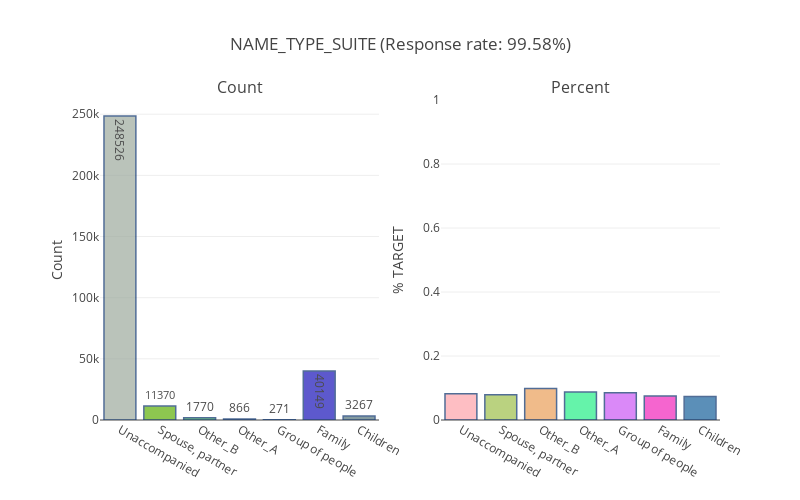
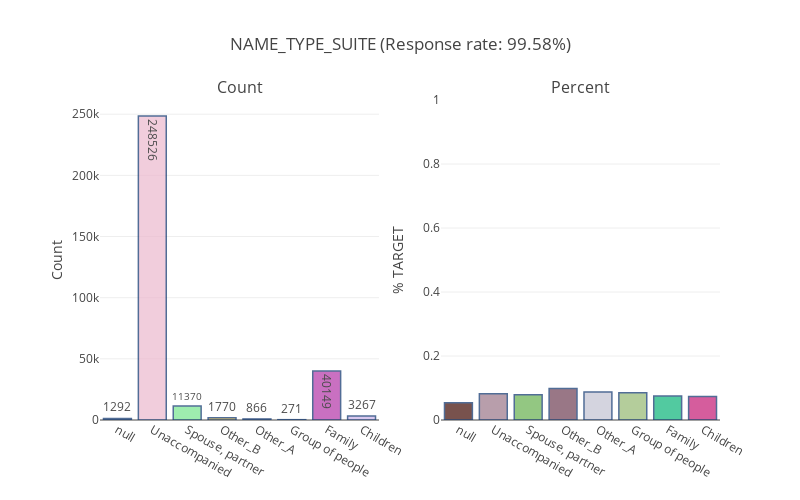

Notebook source saved alongside these figures, in order:
### Markdown cell above
### <a id='2_1_5'>2.1.5. Who accompanied client when applying for loan?</a>

### Code cell
temp_col = features_dtype_object[4]
plot_count_percent_for_object(application_train, temp_col)
plot_count_percent_for_object(application_object_na_filled, temp_col)

### Figure 1 — Plotly figure (JSON) as saved in the notebook; plotly's stock layout.template omitted (floating-point values rounded to 4 significant figures)
{"data": [{"marker": {"color": ["#9DAA9E", "#5EB007", "#29B247", "#FF60B3", "#079D52", "#1A14B9", "#517179", "#C15330", "#14BC36", "#AD3B8D", "#2F14A7", "#BA8A48", "#5DC1A6", "#B67B5F", "#CA78D3", "#B7AD2D", "#D7B9C5", "#F081BC", "#C2C280", "#0795BC", "#096D8B", "#779E6E", "#B810B2", "#85D9E1", "#6DAEDA", "#26B193", "#E93ED9", "#64FECB", "#932CAD", "#84DEE2", "#EA5E97", "#EA2C0C", "#0453E9", "#3E3D45", "#510A7A", "#EC5C2E", "#71406D", "#D6EA45", "#89BE97", "#B3BC71", "#488F7E", "#580D3F", "#84F175", "#BDE089", "#7A71AE", "#BB3154", "#EA0B21", "#2DBEA2", "#74096A", "#85F344", "#2FC449", "#397026", "#890E14", "#988C39", "#B0FC8C", "#30C832", "#E43658", "#58183B", "#D1E391", "#77434B", "#60E333", "#8DEB02", "#F3EDA6", "#54CB13", "#DDE53F", "#AE827A", "#8BCA75", "#F8545F", "#8A4638", "#424CD2", "#6D523E", "#13D04E", "#D99043", "#22C702", "#514F67", "#F6506F", "#F35153", "#084A39", "#324D5B", "#8BE58A", "#2672EE", "#D85CFD", "#535FE6", "#85BB18", "#0BFD1C", "#D069E0", "#30F3E9", "#4AF6EC", "#6D29C0", "#3A1D31", "#BF1E6E", "#0928F7", "#DFA1A4", "#492E13", "#904FEB", "#AF199E", "#5A5F13", "#233ED9", "#450886", "#E5D048"], "line": {"color": "rgb(8,48,107)", "width": 1.5}}, "name": "Percent", "opacity": 0.7, "orientation": "v", "text": [248526, 11370, 1770, 866, 271, 40149, 3267], "textfont": {"color": "rgb(0, 0, 0)", "size": 12}, "textposition": "auto", "type": "bar", "x": ["Unaccompanied", "Spouse, partner", "Other_B", "Other_A", "Group of people", "Family", "Children"], "xaxis": "x1", "y": [248526, 11370, 1770, 866, 271, 40149, 3267], "yaxis": "y1"}, {"marker": {"color": ["#FEA3AB", "#9EBF4B", "#EA9F5A", "#24EE87", "#CB58F6", "#F224BC", "#17609B", "#3E930E", "#6C3FC0", "#340409", "#5A127C", "#1395DD", "#D768B4", "#2BE10E", "#8DE6BE", "#D7AEA4", "#8BC039", "#D3F1E6", "#41348B", "#33C3A8", "#F28B26", "#7B5C8E", "#108ECE", "#715D39", "#ADF058", "#43409A", "#3BD3D7", "#24A6EA", "#24C977", "#CC2359", "#FB5B85", "#9A3084", "#6BA6BD", "#E8E774", "#FAE8D8", "#5FEB0D", "#61F3A4", "#E3008C", "#55FA15", "#9A1670", "#9634DB", "#849C04", "#9F476F", "#07C51C", "#43E001", "#20878B", "#8164F5", "#DEC5C0", "#8D617D", "#F4844E", "#48D7AF", "#55E898", "#CF7383", "#6A60FD", "#7EBCC1", "#79FECD", "#AF5151", "#296A2B", "#DFC1E5", "#29178B", "#5E211F", "#6D504C", "#10DDE2", "#491481", "#F032B7", "#29ED1C", "#A9B71A", "#363A5F", "#1FDD23", "#B2DB6D", "#0154FD", "#897654", "#1E4C09", "#00C3D4", "#E235A9", "#14EA6E", "#03E651", "#CBC67B", "#6015A0", "#EED287", "#DFD013", "#6414E8", "#EA1EDE", "#4E63DE", "#1C75C6", "#90BA8A", "#E5300F", "#58E8AA", "#C0BCBE", "#3FFE97", "#5EC657", "#FDF9FF", "#C8FFB8", "#1FAA2A", "#292BF0", "#4EFC6E", "#406283", "#D4F745", "#7529DB", "#3A7DBA"], "line": {"color": "rgb(8,48,107)", "width": 1.5}}, "opacity": 0.7, "orientation": "v", "text": [["Unaccompanied", 0.08183], ["Spouse, partner", 0.07872], ["Other_B", 0.09831], ["Other_A", 0.08776], ["Group of people", 0.08487], ["Family", 0.07495], ["Children", 0.07377]], "textfont": {"color": "rgb(0, 0, 0)", "size": 12}, "textposition": "auto", "type": "bar", "x": ["Unaccompanied", "Spouse, partner", "Other_B", "Other_A", "Group of people", "Family", "Children"], "xaxis": "x2", "y": [0.08183, 0.07872, 0.09831, 0.08776, 0.08487, 0.07495, 0.07377], "yaxis": "y2"}], "layout": {"annotations": [{"font": {"size": 16}, "showarrow": false, "text": "Count", "x": 0.225, "xanchor": "center", "xref": "paper", "y": 1, "yanchor": "bottom", "yref": "paper"}, {"font": {"size": 16}, "showarrow": false, "text": "Percent", "x": 0.775, "xanchor": "center", "xref": "paper", "y": 1, "yanchor": "bottom", "yref": "paper"}], "height": 500, "margin": {"l": 100}, "showlegend": false, "title": "NAME_TYPE_SUITE (Response rate: 99.58%)", "width": 800, "xaxis1": {"anchor": "y1", "domain": [0, 0.45]}, "xaxis2": {"anchor": "y2", "domain": [0.55, 1]}, "yaxis1": {"anchor": "x1", "domain": [0, 1], "title": "Count"}, "yaxis2": {"anchor": "x2", "domain": [0, 1], "range": [0, 1], "title": "% TARGET"}}}

### Figure 2 — Plotly figure (JSON) as saved in the notebook; plotly's stock layout.template omitted (floating-point values rounded to 4 significant figures)
{"data": [{"marker": {"color": ["#E128B5", "#ECB8CE", "#76E68E", "#EBB721", "#E7381E", "#436CDA", "#B334A8", "#CAB2E9", "#B6A6D9", "#EF377F", "#EC9052", "#479273", "#496079", "#594C40", "#6D7E8E", "#9D3F23", "#5D0A35", "#1F396A", "#8BCFB1", "#1FDE2E", "#EDCAB7", "#E21248", "#D67DC2", "#5240F9", "#212304", "#54A3BA", "#C11330", "#8291E5", "#891AD3", "#24C425", "#899948", "#50D755", "#C0A0B7", "#C695FE", "#9F1489", "#0AD920", "#93202F", "#571BAA", "#985739", "#319C4B", "#CE1327", "#0FE2C1", "#BF71A8", "#820657", "#600888", "#7E230A", "#863518", "#D84A17", "#D39264", "#CB3A83", "#688F49", "#BC3B06", "#C8F571", "#5554E7", "#D7537C", "#5BC3B6", "#7A3FA1", "#F8DACA", "#8B8C77", "#D56F9B", "#D7B0B9", "#B4E21C", "#2FB53B", "#C7E4D2", "#991504", "#4DE421", "#B795EC", "#BF741C", "#72FEBC", "#42F20B", "#51714D", "#065A73", "#462374", "#F47351", "#C1A658", "#CEF7CA", "#A24E56", "#B66A48", "#105ACF", "#C9A374", "#F4B936", "#4365A4", "#05050D", "#022A05", "#8D5AC9", "#7F4EE0", "#5AB26A", "#4BD6BD", "#4C07CE", "#1C5141", "#6C8A58", "#33181E", "#AA0D50", "#55D508", "#39D57B", "#3748E2", "#CFFD30", "#E3F338", "#9D051A", "#FDDC71"], "line": {"color": "rgb(8,48,107)", "width": 1.5}}, "name": "Percent", "opacity": 0.7, "orientation": "v", "text": [1292, 248526, 11370, 1770, 866, 271, 40149, 3267], "textfont": {"color": "rgb(0, 0, 0)", "size": 12}, "textposition": "auto", "type": "bar", "x": ["null", "Unaccompanied", "Spouse, partner", "Other_B", "Other_A", "Group of people", "Family", "Children"], "xaxis": "x1", "y": [1292, 248526, 11370, 1770, 866, 271, 40149, 3267], "yaxis": "y1"}, {"marker": {"color": ["#3F0902", "#9B7688", "#66B04E", "#6E3E53", "#C2C2D2", "#95B972", "#0AB578", "#C41975", "#941C9E", "#9DFDEF", "#8BC781", "#334E4B", "#A178BE", "#60FEA9", "#39D48A", "#EA42CB", "#92499C", "#CD1652", "#B5D108", "#801AFC", "#BDB61B", "#2EE72D", "#693BD1", "#9918B6", "#AD9D8D", "#55A613", "#4C94F5", "#F3DE2D", "#2DE28C", "#EA60AD", "#52129E", "#F0B67A", "#27A17C", "#295026", "#451C1B", "#9CB56F", "#AF52E4", "#A36DCC", "#152D8A", "#80BD22", "#2E2AD1", "#BB034C", "#19875E", "#D805B8", "#A35184", "#E395F1", "#291752", "#EF3736", "#5EDB0D", "#199BB2", "#BE995C", "#CB1430", "#A28EC6", "#47CF93", "#3E638A", "#9C457A", "#7C22F1", "#D0E50A", "#FF98E8", "#38A8CC", "#CDF2A6", "#E363BA", "#511E2D", "#6D33FC", "#851406", "#D6B205", "#A7FBF2", "#36423E", "#892209", "#366B10", "#65A6D1", "#BDDD52", "#B235A3", "#E2A9E6", "#6CDEC3", "#4F6981", "#08A022", "#32DA53", "#819B00", "#43EE14", "#5B8909", "#A3D6C8", "#CBC4EC", "#8006A3", "#4C6524", "#B1A45B", "#4ACB75", "#1B437C", "#E60B5E", "#A2A3F9", "#271149", "#317C6E", "#20F639", "#40633F", "#5651CB", "#412F83", "#515BCD", "#989276", "#68ABC4", "#8EFD39"], "line": {"color": "rgb(8,48,107)", "width": 1.5}}, "opacity": 0.7, "orientation": "v", "text": [["null", 0.05418], ["Unaccompanied", 0.08183], ["Spouse, partner", 0.07872], ["Other_B", 0.09831], ["Other_A", 0.08776], ["Group of people", 0.08487], ["Family", 0.07495], ["Children", 0.07377]], "textfont": {"color": "rgb(0, 0, 0)", "size": 12}, "textposition": "auto", "type": "bar", "x": ["null", "Unaccompanied", "Spouse, partner", "Other_B", "Other_A", "Group of people", "Family", "Children"], "xaxis": "x2", "y": [0.05418, 0.08183, 0.07872, 0.09831, 0.08776, 0.08487, 0.07495, 0.07377], "yaxis": "y2"}], "layout": {"annotations": [{"font": {"size": 16}, "showarrow": false, "text": "Count", "x": 0.225, "xanchor": "center", "xref": "paper", "y": 1, "yanchor": "bottom", "yref": "paper"}, {"font": {"size": 16}, "showarrow": false, "text": "Percent", "x": 0.775, "xanchor": "center", "xref": "paper", "y": 1, "yanchor": "bottom", "yref": "paper"}], "height": 500, "margin": {"l": 100}, "showlegend": false, "title": "NAME_TYPE_SUITE (Response rate: 99.58%)", "width": 800, "xaxis1": {"anchor": "y1", "domain": [0, 0.45]}, "xaxis2": {"anchor": "y2", "domain": [0.55, 1]}, "yaxis1": {"anchor": "x1", "domain": [0, 1], "title": "Count"}, "yaxis2": {"anchor": "x2", "domain": [0, 1], "range": [0, 1], "title": "% TARGET"}}}
